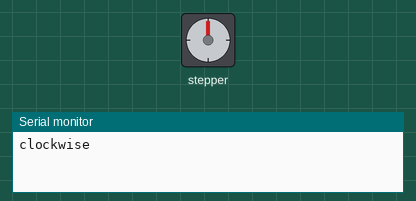
Recording of a sketch running on a simulated Arduino Uno, built with avr-gcc and run on an emulated ATmega328P. Shown: stepper motor, the last lines printed to the serial monitor. Stepper angles assume 200 steps per turn.

Above: at 0.05 s.
At 1.5 s:
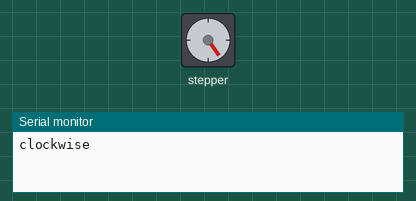
At 3.0 s:
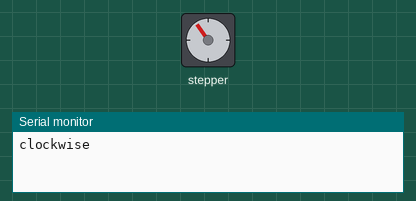
At 6.4 s:
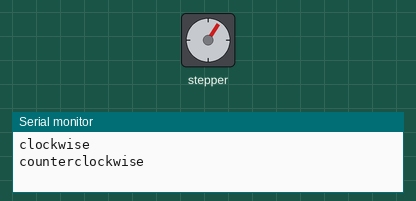
Timing chart, 0 to 9.2 s (numbered marks = the images above):
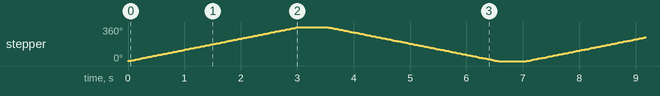

Measured:
- by itself, stepper: turns 360° clockwise in 3.0 s, then 360° counter-clockwise in 3.0 s, repeating every 7.1 s

The sketch:

stepperTest_arduin.ino
```cpp
// Include the Arduino Stepper Library
#include <Stepper.h>

// Number of steps per output rotation
const int stepsPerRevolution = 200;

// Create Instance of Stepper library
Stepper myStepper(stepsPerRevolution, 12, 11, 10, 9);


void setup()
{
	// set the speed at 20 rpm:
	myStepper.setSpeed(20);
	// initialize the serial port:
	Serial.begin(9600);
}

void loop()
{
	// step one revolution in one direction:
	Serial.println("clockwise");
	myStepper.step(stepsPerRevolution);
	delay(500);

	// step one revolution in the other direction:
	Serial.println("counterclockwise");
	myStepper.step(-stepsPerRevolution);
	delay(500);
}
```
